Frame 1 (no input): blank canvas, image omitted
Frame 60 (no input): blank canvas, image omitted
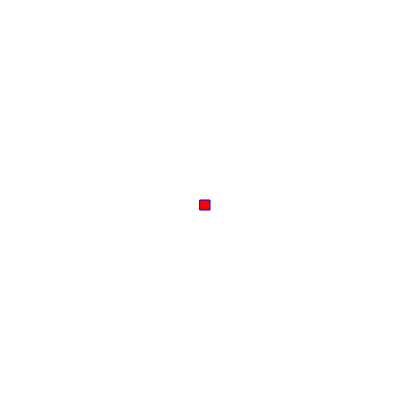
Frame 120 (the mouse pressed at the canvas centre since frame 60)

The p5.js sketch whose frames 1 and 60 were blank and that drew this single picture after the mouse press (run headless with seeded random() and noise() and a simulated clock; from frame 60 on, the mouse is pressed at the canvas centre):

// p5.js sketch
// ── sketch.js
function setup() {
    createCanvas(400, 400);
  }
  
  function draw() {
    background("white");
    stroke("blue");
    fill("red")
    
    if(mouseIsPressed){
      rect(mouseX, mouseY, 10, 10);
    }
  }
